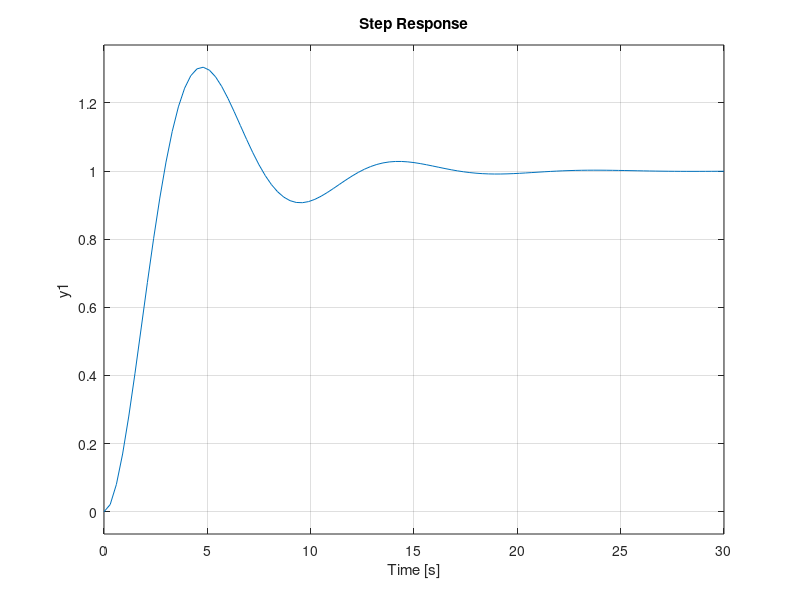

The MATLAB source for this figure:
A = [0, 1; -0.5, -0.5];
B = [0; 0.5];
C = [1, 0];
D = 0;
sys = ss(A, B, C, D);

%square()*impulse(sys)
%[u, t] = gensig('square', 1, 40, 0.01);
%y = lsim(sys, u, t);
%plot(t, u, 'DisplayName', 'Square Wave')
%plot(t, y, 'DisplayName', 'System Response')
step(sys)